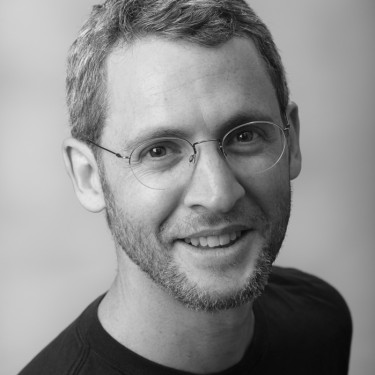
%> input picture Code/MATLAB/Version2Plot/Images/MPF.jpg, 375 x 375 px
$ octave forLoop.m   (GNU Octave 9; MATLAB toolbox functions it lacks are replaced by stand-ins)
%> lines starting %> are read from the running program, lines starting %| are printed output that depends on the picture
### Code/MATLAB/Version2Plot/readImage.m
function observedData = readImage( pathToImage, desiredRank, sparsity )
%> called with pathToImage = 'Images/MPF.jpg', desiredRank = 20, sparsity = 1
    % Reading the image
    image = imread( pathToImage );
%> image is the input picture: size 375x375x3 uint8; min 5, max 237, mean 140
    % Grayscale image
    image = rgb2gray( image );
%> image: size 375x375 uint8
    % Making an array of doubles
    image = im2double( image );
%> image: size 375x375 double
    % Resizing
    image = imresize( image, 0.5 );
%> image: size 188x188 double

    % Changing the rank
    [ U, S, V ] = svd( image );
    image = U( :, 1:desiredRank ) * ...
            S( 1:desiredRank, 1:desiredRank ) * ...
            V( :, 1:desiredRank )';

    % Eliminating sum elements
    imageSize = size( image, 1 ) * size( image, 2 );
%> imageSize = 35344
    randomId = randperm( imageSize, ceil( ( 1 - sparsity ) * imageSize ) );
    image( randomId ) = 0;
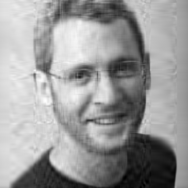
%> image: size 188x188 double; min -0.0265, max 0.928, mean 0.549; drawn with min black and max white
%> call 2 of readImage, with pathToImage = 'Images/MPF.jpg', desiredRank = 20, sparsity = 0.6
%> in readImage (call 2), `image( randomId ) = 0;`:
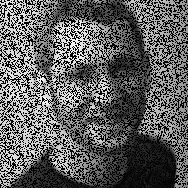
%> image: size 188x188 double; min -0.0192, max 0.924, mean 0.33; drawn with min black and max white

    % Output
    observedData = sparse( image );
end

### Code/MATLAB/Version2Plot/completeMatrix.m
function [ Z, rho ] = completeMatrix( observedData, tau )
%> called with tau = 90.8
    maxIter = 10000;
    epsilon = 1.e-15;

    [ rowN, colN ] = size( observedData );
%> rowN = 188; colN = 188
    mask = sparse( observedData ~= 0 );
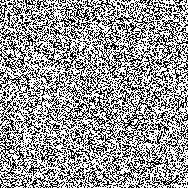
%> mask: size 188x188 logical; 60% white; black in thin lines or dots
    R = observedData;
    Q = sparse( rowN, colN );
    rho = zeros( maxIter, 1 ); % optimality gap
    for k = 1:maxIter
        Z = mask .* R;
        [ u, ~, v ] = svds( Z, 1 );
        delR = mask .* ( tau * u * v' ) - Q;
        rho( k ) = dot( delR(:), R(:) );
        if ( abs( rho( k ) ) < epsilon )
            disp( "Converged in " + num2str( k ) + ...
                " iterations with optimality gap " + num2str( rho( k ) ) + ...
                "! Doing SDP now!" );
            break;
        end
        if rem( k, 100 ) == 0
            disp( "Iteration " + num2str( k ) + ...
                " passed with optimality gap " + num2str( rho(k) ) + "." );
        end
        theta = min( 1, rho( k ) / norm( delR, 'fro' ) ^ 2 );
        R = R - theta * delR;
        Q = Q + theta * delR;
    end
    rho = rho( rho ~= 0 );
end

### Code/MATLAB/Version2Plot/forLoop.m
clearvars;
clc;
close all;

%% Choose one for the observed data
imageRank = 20;
originalData = readImage( "Images/MPF.jpg", imageRank, 1. );
observedData = readImage( "Images/MPF.jpg", imageRank, 0.6 );
tau = 90.8;
%% Dual conditional gradient for matrix completion
%> (the run ends here)
